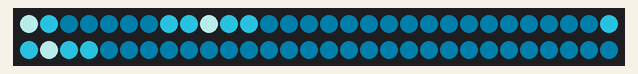
This sketch was run on a simulated ESP32-C6. Shown: 60 RGB LEDs in strip order, left to right, continuing on the next row. Dim RGB values are drawn brighter than linear; random numbers use the default seed unless the sketch sets one.

Above: at 0.01 s.
At 6.85 s:
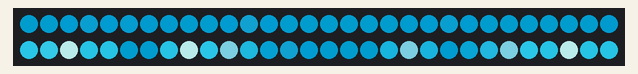
At 16.19 s:
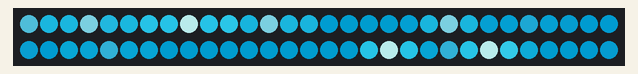
At 25.01 s:
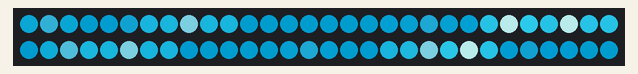
At 36.42 s:
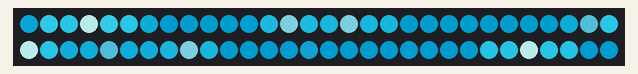
At 39.95 s:
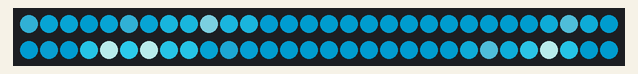

The sketch:

Solo_Leveling_Demon_King_Sword.ino
```cpp
//Code by erate
//https://github.com/eratenshi
//https://makerworld.com/en/@erate/

#include <FastLED.h>

// PIN D1 on XIAO ESP32C6 is GPIO1
#define LED_PIN    1

// Number of LEDs on the strip
#define NUM_LEDS   60

// Chip type and color order
#define CHIPSET    WS2812B
#define COLOR_ORDER GRB

CRGB leds[NUM_LEDS];

// Basic color
const CRGB BASE_COLOR = CRGB(0, 150, 200);
// Flash color
const CRGB FLASH_COLOR = CRGB(200, 255, 255);
// Halo color
const CRGB HALO_COLOR = CRGB(50, 220, 255);

void setup() {
  FastLED.addLeds<CHIPSET, LED_PIN, COLOR_ORDER>(leds, NUM_LEDS);
  // --- Changed again here ---
  FastLED.setBrightness(191); // Brightness 3/4 from maximum (Battery drops too fast)
  // -------------------------
  randomSeed(analogRead(0));
}

void loop() {
  // Fades every pixel slowly to Basic color
  for(int i = 0; i < NUM_LEDS; i++) {
    leds[i].nscale8(220);
    leds[i] = blend(leds[i], BASE_COLOR, 80);
  }

  // Creates random lightning effects
  int numFlashes = random(1, 4);
  for (int i = 0; i < numFlashes; i++) {
    int flashCenter = random(0, NUM_LEDS);
    int flashWidth = random(1, 3);

    leds[flashCenter] = FLASH_COLOR;

    for (int j = 1; j <= flashWidth; j++) {
      if (flashCenter - j >= 0) {
        leds[flashCenter - j] = blend(leds[flashCenter - j], HALO_COLOR, 200);
      }
      if (flashCenter + j < NUM_LEDS) {
        leds[flashCenter + j] = blend(leds[flashCenter + j], HALO_COLOR, 200);
      }
    }
  }

  FastLED.show();

  delay(50);
}
```
